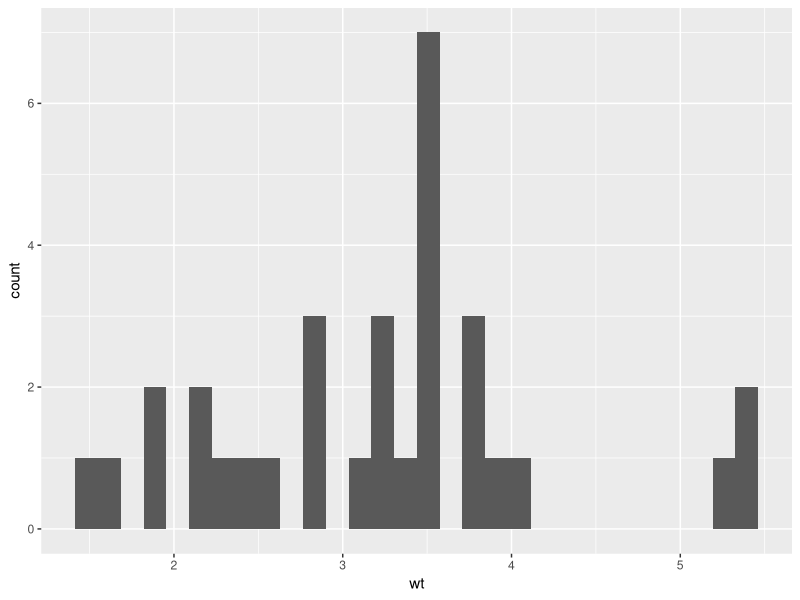
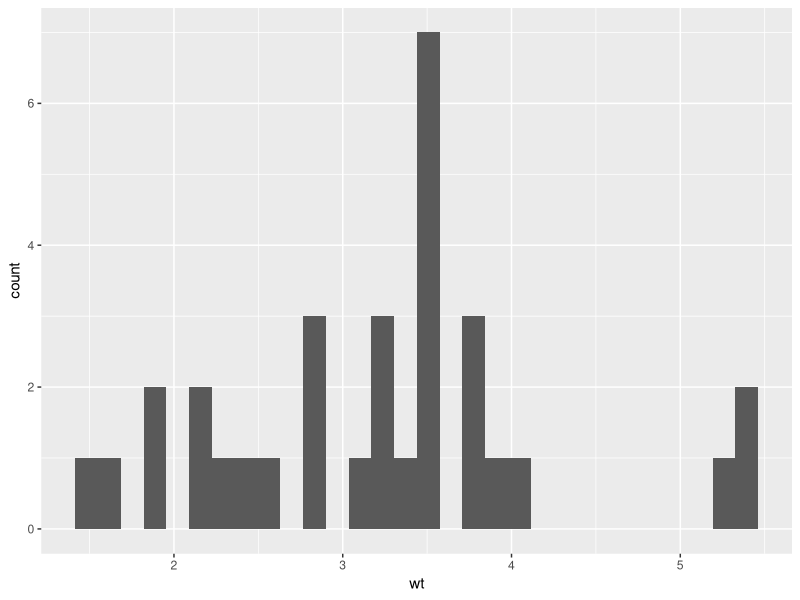
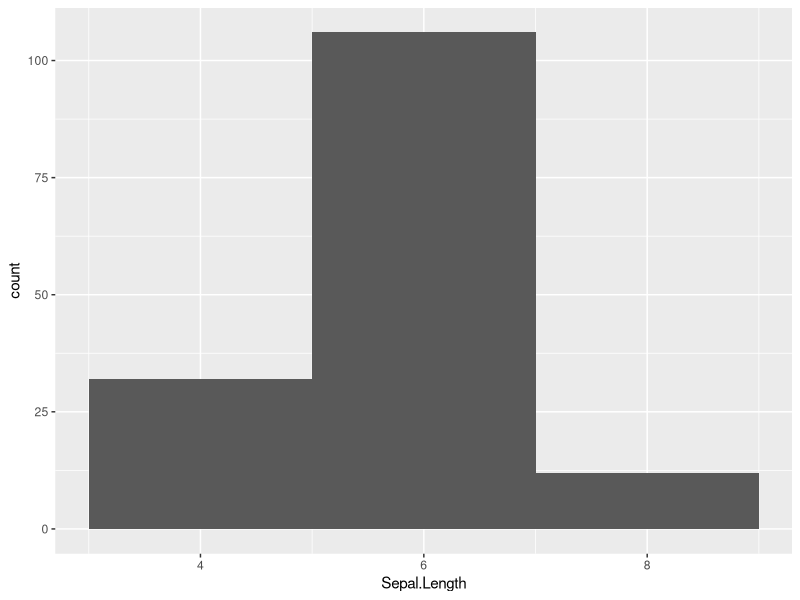

Write R code to recreate these figures, in order.


library(ggplot2)

#1. Nhu Y
mtcars
str(mtcars)
ggplot(mtcars, aes(x = wt)) +
  geom_histogram()


#2. Thuy Hong
mtcars
str(mtcars)
ggplot(mtcars, aes(x = wt)) +
  geom_histogram()


#3. Hong Lam
iris
str(iris)
ggplot(iris,aes(x = Sepal.Length))+
  geom_histogram(binwidth = 2)



#4. Truong Han




#5. Minh Ly



#6. Hong Phuc




#7. Cung Bac

